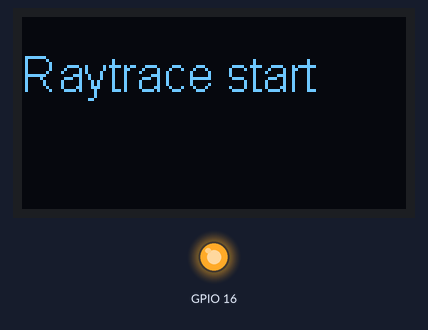
A sketch run on a simulated ESP32. Parts: 128×64 one-colour display, output pins drawn as LEDs (lit = HIGH). What the sketch prints to the serial monitor is not drawn. At 1.1 s the program stops and its outputs stay as they are.

Above: at 0.2 s.
Timing chart, 0 to 1.7 s (numbered marks = the images above):
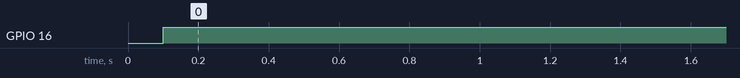

Measured:
- by itself, GPIO 16: LOW → HIGH at 0.10 s

The sketch:

ESP32OledRaytracer.ino
```cpp
#include <Wire.h>  // Only needed for Arduino 1.6.5 and earlier
#include "SSD1306.h" // alias for `#include "SSD1306Wire.h"`

//OLED pins to ESP32 GPIOs via this connecthin:
//OLED_SDA -- GPIO4
//OLED_SCL -- GPIO15
//OLED_RST -- GPIO16

#define DISPLAY_HEIGHT 64
#define DISPLAY_WIDTH  128

SSD1306  display(0x3c, 4, 15);

#include "tinyraytracer.h" // a modified version of https://github.com/ssloy/tinyraytracer


void raytrace() {
  Material      ivory(1.0, Vec4f(0.6,  0.3, 0.1, 0.0), Vec3f(0.4, 0.4, 0.3),   50.);
  Material      glass(1.5, Vec4f(0.0,  0.5, 0.1, 0.8), Vec3f(0.6, 0.7, 0.8),  125.);
  Material red_rubber(1.0, Vec4f(0.9,  0.1, 0.0, 0.0), Vec3f(0.3, 0.1, 0.1),   10.);
  Material     mirror(1.0, Vec4f(0.0, 10.0, 0.8, 0.0), Vec3f(1.0, 1.0, 1.0), 1425.);

  std::vector<Sphere> spheres;
  spheres.push_back(Sphere(Vec3f(-3,    0,   -16), 2,      ivory));
  spheres.push_back(Sphere(Vec3f(-1.0, -1.5, -12), 2,      glass));
  spheres.push_back(Sphere(Vec3f( 1.5, -0.5, -18), 3, red_rubber));
  spheres.push_back(Sphere(Vec3f( 7,    5,   -18), 4,     mirror));

  std::vector<Light>  lights;
  lights.push_back(Light(Vec3f(-20, 20,  20), 1.5));
  lights.push_back(Light(Vec3f( 30, 50, -25), 1.8));
  lights.push_back(Light(Vec3f( 30, 20,  30), 1.7));

  render(spheres, lights);
}


void setup() {
  Serial.begin(115200);

  Serial.println("Setup start");

  pinMode(16,OUTPUT);
  digitalWrite(16, LOW);   // turn the LED on (HIGH is the voltage level)
  delay(100);                       // wait for a second
  digitalWrite(16, HIGH);    // turn the LED off by making the voltage LOW

  display.init();
  display.flipScreenVertically();
  display.setFont(ArialMT_Plain_10);

  display.clear();

  display.setFont(ArialMT_Plain_16);
  display.drawString(0, 10, "Raytrace start");
  display.display();

  delay(1000);

  Serial.println("Raytrace start ...");

  display.clear();
  display.display();

  Serial.print("Start time: ");
  Serial.println(String(millis()));

  raytrace();

  Serial.print("Stop time: ");
  Serial.println(String(millis()));
  Serial.println("Setup done");
}

void loop() {
  //
}
```

geometry.h
```cpp
#ifndef __GEOMETRY_H__
#define __GEOMETRY_H__
#include <cmath>
#include <vector>
#include <cassert>
#include <iostream>

template<class T> inline Print &operator <<(Print &obj, T arg) {
  obj.write(arg); return obj;
};

template <size_t DIM, typename T> struct vec {
    vec() { for (size_t i=DIM; i--; data_[i] = T()); }
          T& operator[](const size_t i)       { assert(i<DIM); return data_[i]; }
    const T& operator[](const size_t i) const { assert(i<DIM); return data_[i]; }
private:
    T data_[DIM];
};

typedef vec<2, float> Vec2f;
typedef vec<3, float> Vec3f;
typedef vec<3, int  > Vec3i;
typedef vec<4, float> Vec4f;

template <typename T> struct vec<2,T> {
    vec() : x(T()), y(T()) {}
    vec(T X, T Y) : x(X), y(Y) {}
    template <class U> vec<2,T>(const vec<2,U> &v);
          T& operator[](const size_t i)       { assert(i<2); return i<=0 ? x : y; }
    const T& operator[](const size_t i) const { assert(i<2); return i<=0 ? x : y; }
    T x,y;
};

template <typename T> struct vec<3,T> {
    vec() : x(T()), y(T()), z(T()) {}
    vec(T X, T Y, T Z) : x(X), y(Y), z(Z) {}
          T& operator[](const size_t i)       { assert(i<3); return i<=0 ? x : (1==i ? y : z); }
    const T& operator[](const size_t i) const { assert(i<3); return i<=0 ? x : (1==i ? y : z); }
    float norm() { return std::sqrt(x*x+y*y+z*z); }
    vec<3,T> & normalize(T l=1) { *this = (*this)*(l/norm()); return *this; }
    T x,y,z;
};

template <typename T> struct vec<4,T> {
    vec() : x(T()), y(T()), z(T()), w(T()) {}
    vec(T X, T Y, T Z, T W) : x(X), y(Y), z(Z), w(W) {}
          T& operator[](const size_t i)       { assert(i<4); return i<=0 ? x : (1==i ? y : (2==i ? z : w)); }
    const T& operator[](const size_t i) const { assert(i<4); return i<=0 ? x : (1==i ? y : (2==i ? z : w)); }
    T x,y,z,w;
};

template<size_t DIM,typename T> T operator*(const vec<DIM,T>& lhs, const vec<DIM,T>& rhs) {
    T ret = T();
    for (size_t i=DIM; i--; ret+=lhs[i]*rhs[i]);
    return ret;
}

template<size_t DIM,typename T>vec<DIM,T> operator+(vec<DIM,T> lhs, const vec<DIM,T>& rhs) {
    for (size_t i=DIM; i--; lhs[i]+=rhs[i]);
    return lhs;
}

template<size_t DIM,typename T>vec<DIM,T> operator-(vec<DIM,T> lhs, const vec<DIM,T>& rhs) {
    for (size_t i=DIM; i--; lhs[i]-=rhs[i]);
    return lhs;
}

template<size_t DIM,typename T,typename U> vec<DIM,T> operator*(const vec<DIM,T> &lhs, const U& rhs) {
    vec<DIM,T> ret;
    for (size_t i=DIM; i--; ret[i]=lhs[i]*rhs);
    return ret;
}

template<size_t DIM,typename T> vec<DIM,T> operator-(const vec<DIM,T> &lhs) {
    return lhs*T(-1);
}

template <typename T> vec<3,T> cross(vec<3,T> v1, vec<3,T> v2) {
    return vec<3,T>(v1.y*v2.z - v1.z*v2.y, v1.z*v2.x - v1.x*v2.z, v1.x*v2.y - v1.y*v2.x);
}

template <size_t DIM, typename T> std::ostream& operator<<(std::ostream& out, const vec<DIM,T>& v) {
    for(unsigned int i=0; i<DIM; i++) {
        out << v[i] << " " ;
    }
    return out ;
}
#endif //__GEOMETRY_H__
```

tinyraytracer.h
```cpp
// modified from https://github.com/ssloy/tinyraytracer
#ifndef _TINYRAYTRACER
#define _TINYRAYTRACER

#include <limits>
#include <cmath>
#include <iostream>
#include <fstream>
#include <vector>
#include "geometry.h"

struct Light {
    Light(const Vec3f &p, const float &i) : position(p), intensity(i) {}
    Vec3f position;
    float intensity;
};

struct Material {
    Material(const float &r, const Vec4f &a, const Vec3f &color, const float &spec) : refractive_index(r), albedo(a), diffuse_color(color), specular_exponent(spec) {}
    Material() : refractive_index(1), albedo(1,0,0,0), diffuse_color(), specular_exponent() {}
    float refractive_index;
    Vec4f albedo;
    Vec3f diffuse_color;
    float specular_exponent;
};

struct Sphere {
    Vec3f center;
    float radius;
    Material material;

    Sphere(const Vec3f &c, const float &r, const Material &m) : center(c), radius(r), material(m) {}

    bool ray_intersect(const Vec3f &orig, const Vec3f &dir, float &t0) const {
        Vec3f L = center - orig;
        float tca = L*dir;
        float d2 = L*L - tca*tca;
        if (d2 > radius*radius) return false;
        float thc = sqrtf(radius*radius - d2);
        t0       = tca - thc;
        float t1 = tca + thc;
        if (t0 < 0) t0 = t1;
        if (t0 < 0) return false;
        return true;
    }
};

Vec3f reflect(const Vec3f &I, const Vec3f &N) {
    return I - N*2.f*(I*N);
}

Vec3f refract(const Vec3f &I, const Vec3f &N, const float &refractive_index) { // Snell's law
    float cosi = - std::max(-1.f, std::min(1.f, I*N));
    float etai = 1, etat = refractive_index;
    Vec3f n = N;
    if (cosi < 0) { // if the ray is inside the object, swap the indices and invert the normal to get the correct result
        cosi = -cosi;
        std::swap(etai, etat); n = -N;
    }
    float eta = etai / etat;
    float k = 1 - eta*eta*(1 - cosi*cosi);
    return k < 0 ? Vec3f(0,0,0) : I*eta + n*(eta * cosi - sqrtf(k));
}

bool scene_intersect(const Vec3f &orig, const Vec3f &dir, const std::vector<Sphere> &spheres, Vec3f &hit, Vec3f &N, Material &material) {
    float spheres_dist = std::numeric_limits<float>::max();
    for (size_t i=0; i < spheres.size(); i++) {
        float dist_i;
        if (spheres[i].ray_intersect(orig, dir, dist_i) && dist_i < spheres_dist) {
            spheres_dist = dist_i;
            hit = orig + dir*dist_i;
            N = (hit - spheres[i].center).normalize();
            material = spheres[i].material;
        }
    }

    float checkerboard_dist = std::numeric_limits<float>::max();
    if (fabs(dir.y)>1e-3)  {
        float d = -(orig.y+4)/dir.y; // the checkerboard plane has equation y = -4
        Vec3f pt = orig + dir*d;
        if (d>0 && fabs(pt.x)<10 && pt.z<-10 && pt.z>-30 && d<spheres_dist) {
            checkerboard_dist = d;
            hit = pt;
            N = Vec3f(0,1,0);
            material.diffuse_color = (int(.5*hit.x+1000) + int(.5*hit.z)) & 1 ? Vec3f(1,1,1) : Vec3f(1, .7, .3);
            material.diffuse_color = material.diffuse_color*.3;
        }
    }
    return std::min(spheres_dist, checkerboard_dist)<1000;
}

Vec3f cast_ray(const Vec3f &orig, const Vec3f &dir, const std::vector<Sphere> &spheres, const std::vector<Light> &lights, size_t depth=0) {
    Vec3f point, N;
    Material material;

    if (depth>4 || !scene_intersect(orig, dir, spheres, point, N, material)) {
        return Vec3f(0.2, 0.7, 0.8); // background color
    }

    Vec3f reflect_dir = reflect(dir, N).normalize();
    Vec3f refract_dir = refract(dir, N, material.refractive_index).normalize();
    Vec3f reflect_orig = reflect_dir*N < 0 ? point - N*1e-3 : point + N*1e-3; // offset the original point to avoid occlusion by the object itself
    Vec3f refract_orig = refract_dir*N < 0 ? point - N*1e-3 : point + N*1e-3;
    Vec3f reflect_color = cast_ray(reflect_orig, reflect_dir, spheres, lights, depth + 1);
    Vec3f refract_color = cast_ray(refract_orig, refract_dir, spheres, lights, depth + 1);

    float diffuse_light_intensity = 0, specular_light_intensity = 0;
    for (size_t i=0; i<lights.size(); i++) {
        Vec3f light_dir      = (lights[i].position - point).normalize();
        float light_distance = (lights[i].position - point).norm();

        Vec3f shadow_orig = light_dir*N < 0 ? point - N*1e-3 : point + N*1e-3; // checking if the point lies in the shadow of the lights[i]
        Vec3f shadow_pt, shadow_N;
        Material tmpmaterial;
        if (scene_intersect(shadow_orig, light_dir, spheres, shadow_pt, shadow_N, tmpmaterial) && (shadow_pt-shadow_orig).norm() < light_distance)
            continue;

        diffuse_light_intensity  += lights[i].intensity * std::max(0.f, light_dir*N);
        specular_light_intensity += powf(std::max(0.f, -reflect(-light_dir, N)*dir), material.specular_exponent)*lights[i].intensity;
    }
    return material.diffuse_color * diffuse_light_intensity * material.albedo[0] + Vec3f(1., 1., 1.)*specular_light_intensity * material.albedo[1] + reflect_color*material.albedo[2] + refract_color*material.albedo[3];
}

void render(const std::vector<Sphere> &spheres, const std::vector<Light> &lights) {
    const int width    = display.getWidth();
    const int height   = display.getHeight();
    const int fov      = M_PI/2.;
    // yay ! thanks to @atanisoft https://gitter.im/espressif/arduino-esp32?at=5c474edc8ce4bb25b8f1ed95
    for (size_t j = 0; j<height; j++) {
        for (size_t i = 0; i<width; i++) {
            float x =  (2*(i + 0.5)/(float)width  - 1)*tan(fov/2.)*width/(float)height;
            float y = -(2*(j + 0.5)/(float)height - 1)*tan(fov/2.);
            Vec3f dir = Vec3f(x, y, -1).normalize();
            Vec3f pixelbuffer = cast_ray(Vec3f(0,0,0), dir, spheres, lights);
            Vec3f &c = pixelbuffer;
            float max = std::max(c[0], std::max(c[1], c[2]));
            if (max>1) c = c*(1./max);
            char r = (char)(255 * std::max(0.f, std::min(1.f, pixelbuffer[0])));
            char g = (char)(255 * std::max(0.f, std::min(1.f, pixelbuffer[1])));
            char b = (char)(255 * std::max(0.f, std::min(1.f, pixelbuffer[2])));
            //uint16_t pixelcolor = tft.color565(r, g, b);
            if((r > 128) || (g > 128) || (b > 128))
               display.setPixel(i, j);  //.drawPixel(i, j, pixelcolor);
        }
    }

    display.display();
}


#endif
```
